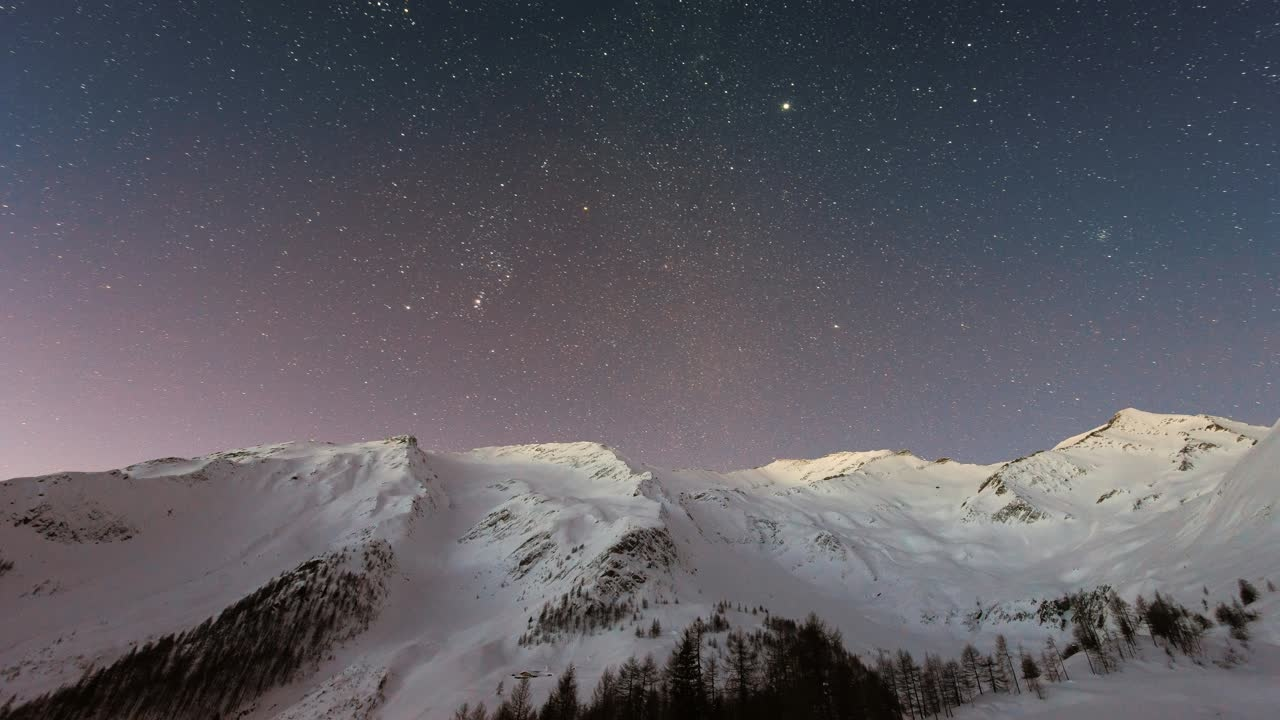
#> input picture opencv-tutorial/mountain-2-scaled.jpg, 1280 x 720 px
$ python image_transformations.py
#> lines starting #> are read from the running program, lines starting #| are printed output that depends on the picture
# scaling
import numpy as np
import cv2 as cv
import matplotlib as plt
img = cv.imread('./mountain-2-scaled.jpg', cv.IMREAD_GRAYSCALE)
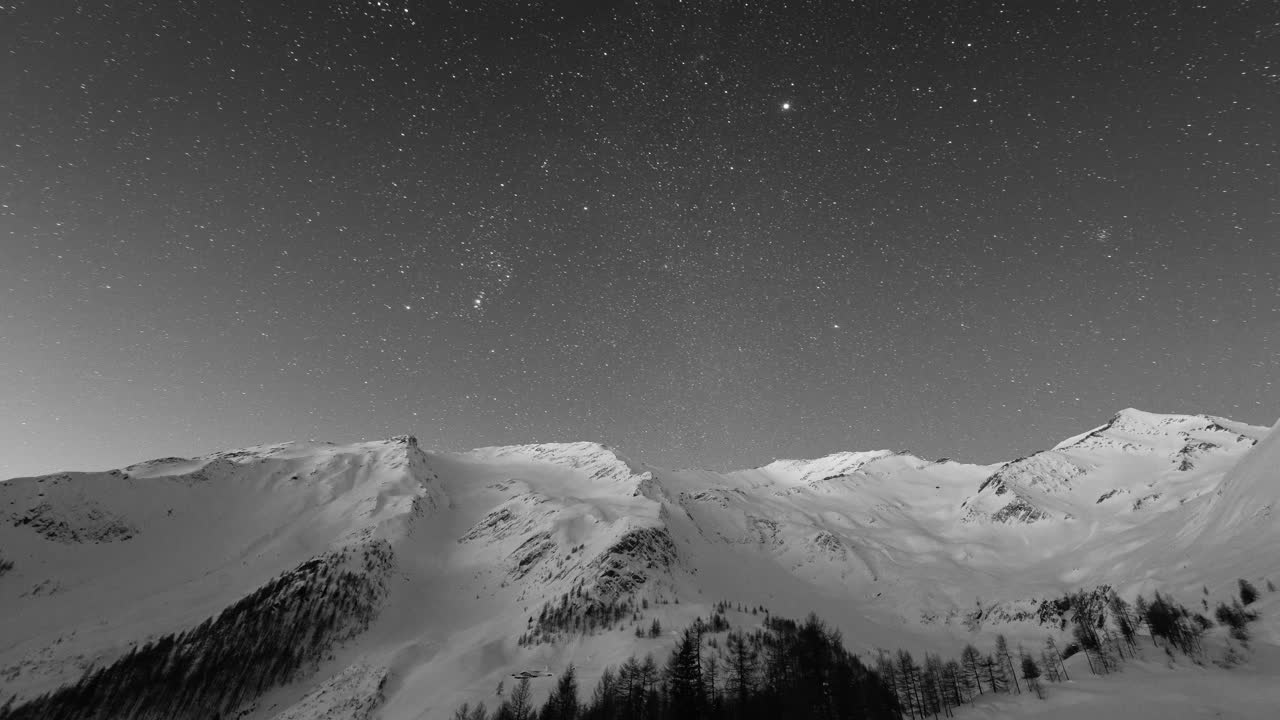
#> img: shape (720, 1280); min 0, max 255, mean 91.4
assert img is not None, 'file could not be read, check with os.path.exists()'


res = cv.resize(img, None, fx=2, fy=2, interpolation=cv.INTER_CUBIC)

# OR

height, width = img.shape[:2]
#> height = 720; width = 1280
res2 = cv.resize(img, (2*width, 2*height),  interpolation=cv.INTER_CUBIC)

rows, cols = img.shape
#> rows = 720; cols = 1280
M = np.array([
    [1.0, 0, 0],
    [0, 1, 200]
]
)
# dst = cv.warpAffine(img, M, (cols, rows))

R = cv.getRotationMatrix2D(
    ((cols - 1) / 2.0, (rows - 1) / 2.0), 90, 1)
dst = cv.warpAffine(img, R, (cols, rows))
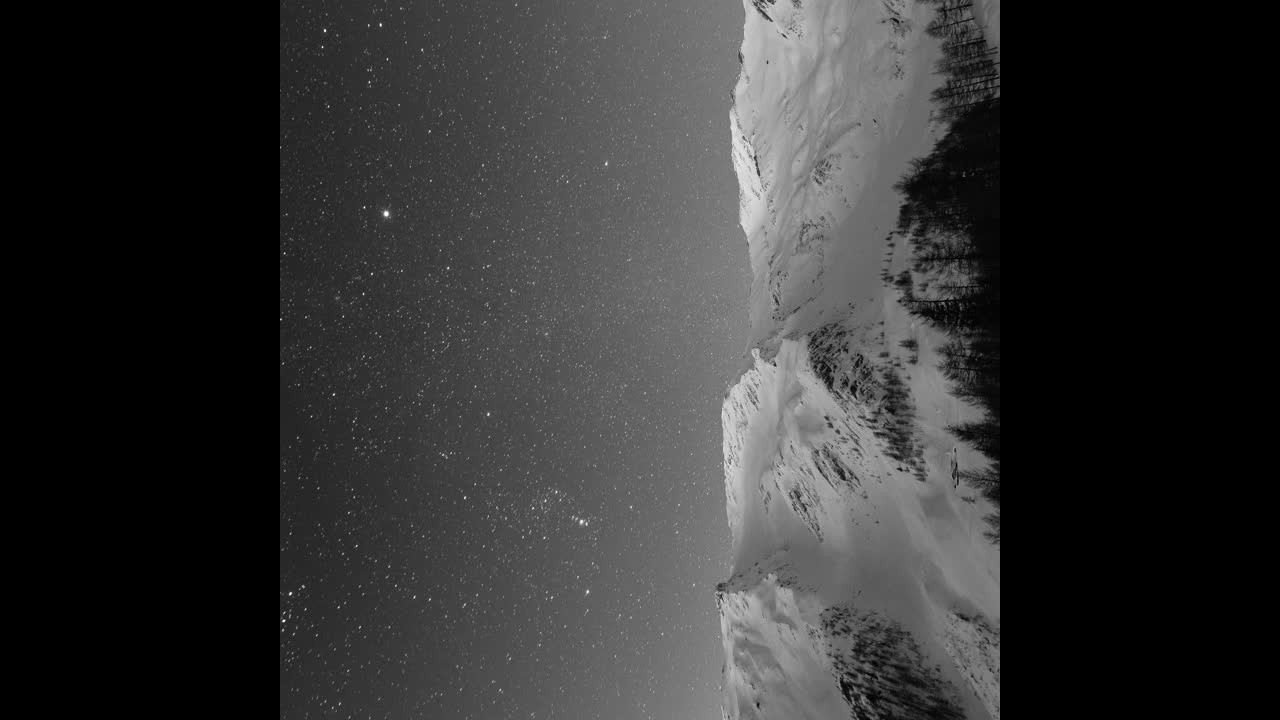
#> dst: shape (720, 1280); min 0, max 255, mean 50.1

# Affine Transformation

aImg = cv.imread('./affine.jpg')
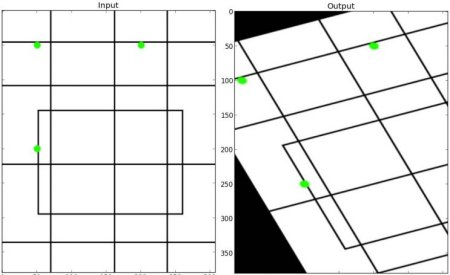
#> input picture opencv-tutorial/affine.jpg, 450 x 275 px
#> aImg is the input picture: shape (275, 450, 3); mean B, G, R 227.1, 227.6, 227.1

assert img is not None, 'file could not be read, check with os.path.exists()'

#> (the run stopped early here; a loop or call above may not have finished)
